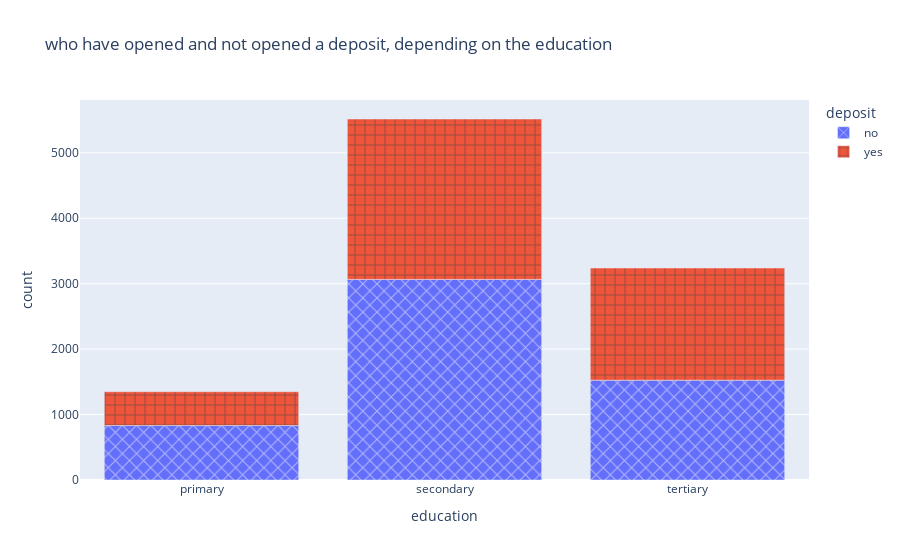

Here is the notebook cell this chart was saved with:
### Code cell
# постройте визуализации для открывших и неоткрывших депозит в зависимости от образования
deposit_and_education = cleaned.groupby(['deposit','education']).size().reset_index(name='count')

fig_deposit_and_education = px.bar(deposit_and_education, x='education', y='count', color='deposit',pattern_shape="deposit",
                                pattern_shape_sequence=["x", "+"],title='who have opened and not opened a deposit, depending on the education')
fig_deposit_and_education.show()

### Figure 1 — Plotly figure (JSON) as saved in the notebook; plotly's stock layout.template omitted (floating-point values rounded to 4 significant figures)
{"data": [{"alignmentgroup": "True", "hovertemplate": "deposit=no<br>education=%{x}<br>count=%{y}<extra></extra>", "legendgroup": "no", "marker": {"color": "#636efa", "pattern": {"shape": "x"}}, "name": "no", "offsetgroup": "no", "orientation": "v", "showlegend": true, "textposition": "auto", "type": "bar", "x": ["primary", "secondary", "tertiary"], "xaxis": "x", "y": [832, 3066, 1526], "yaxis": "y"}, {"alignmentgroup": "True", "hovertemplate": "deposit=yes<br>education=%{x}<br>count=%{y}<extra></extra>", "legendgroup": "yes", "marker": {"color": "#EF553B", "pattern": {"shape": "+"}}, "name": "yes", "offsetgroup": "yes", "orientation": "v", "showlegend": true, "textposition": "auto", "type": "bar", "x": ["primary", "secondary", "tertiary"], "xaxis": "x", "y": [517, 2451, 1713], "yaxis": "y"}], "layout": {"barmode": "relative", "legend": {"title": {"text": "deposit"}, "tracegroupgap": 0}, "title": {"text": "who have opened and not opened a deposit, depending on the education"}, "xaxis": {"anchor": "y", "domain": [0, 1], "title": {"text": "education"}}, "yaxis": {"anchor": "x", "domain": [0, 1], "title": {"text": "count"}}}}
